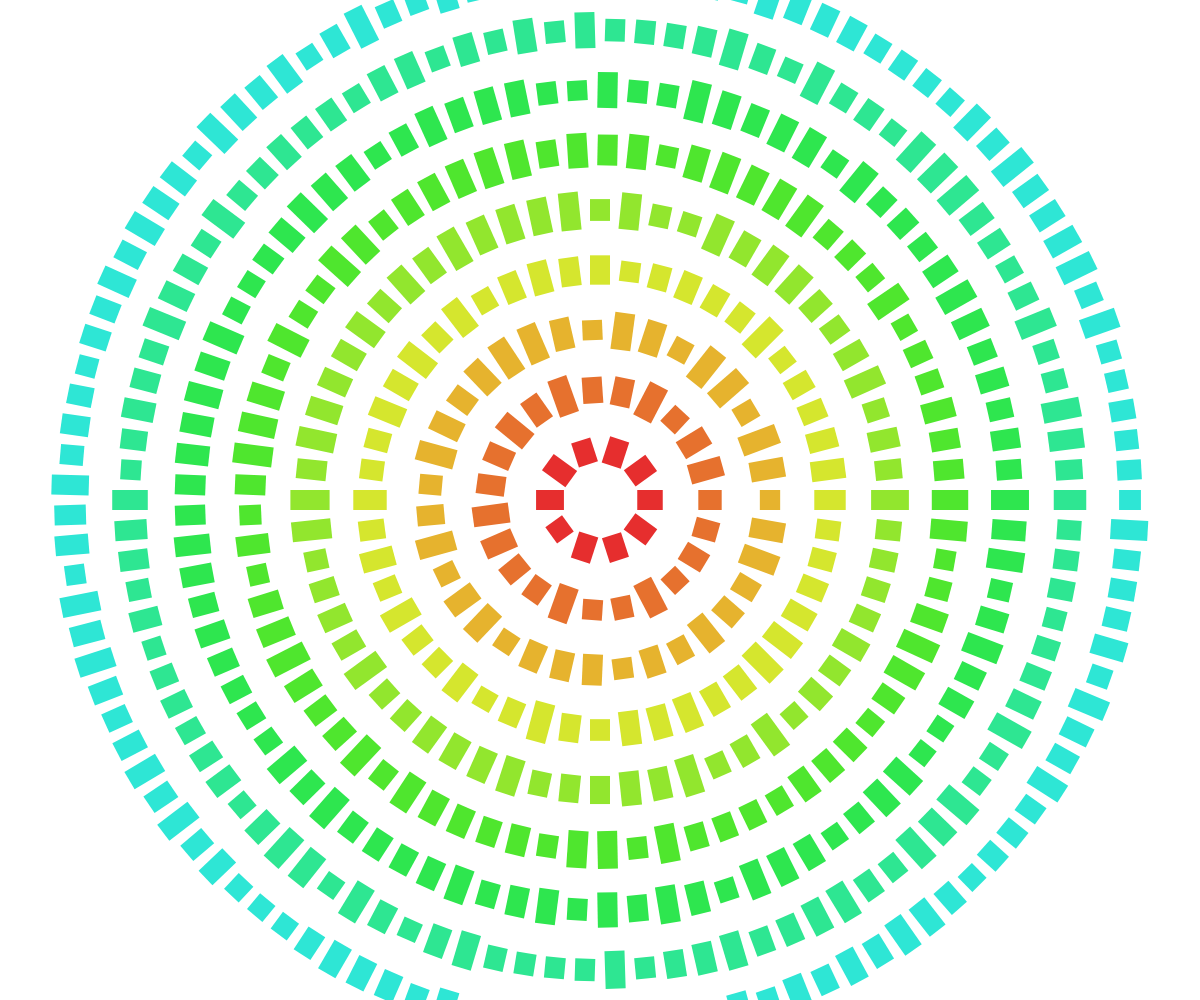
Frame 1 (no input)
Frame 60 (no input): identical to frame 1, image omitted
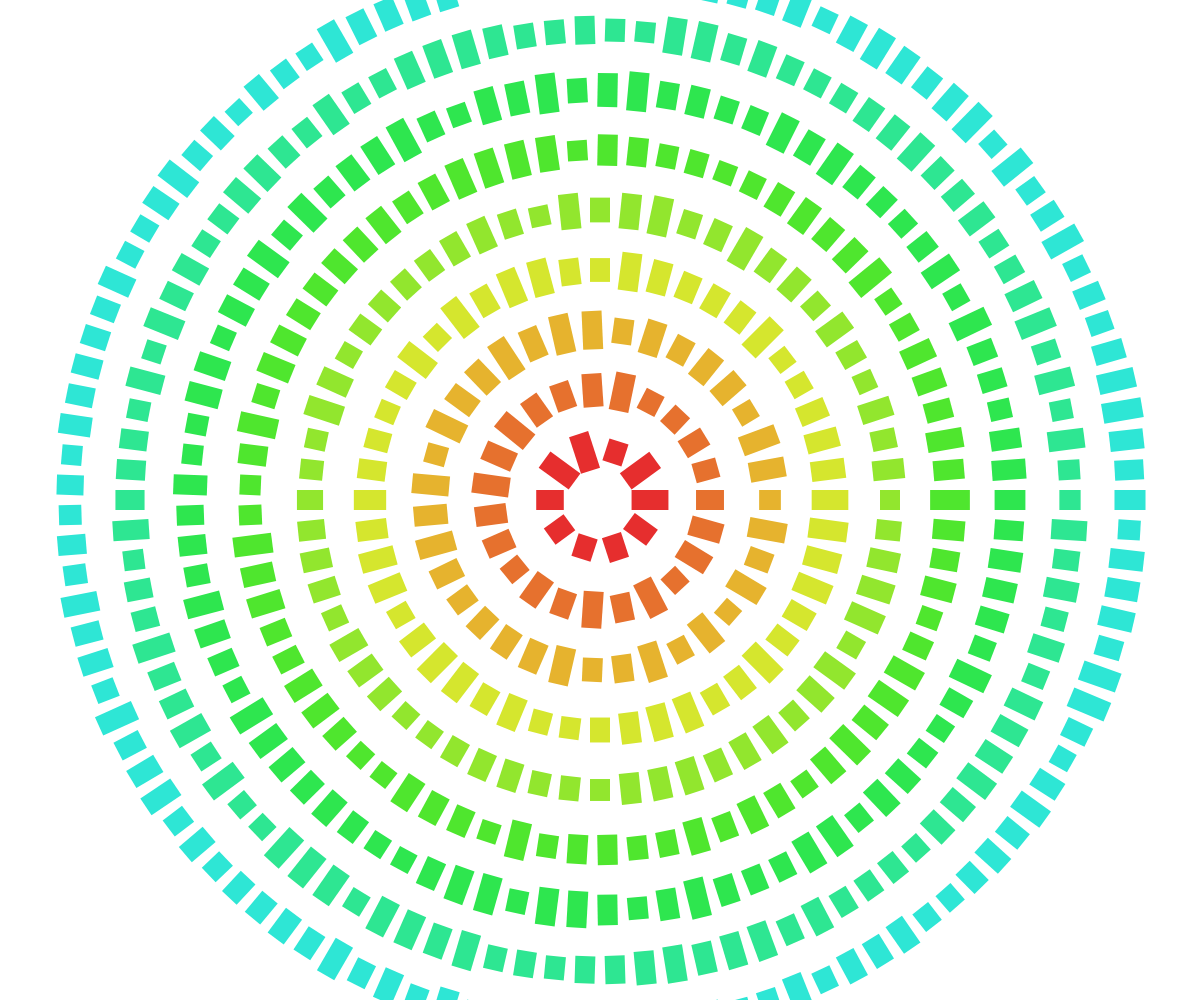
Frame 120 (the mouse pressed at the canvas centre since frame 60)

The p5.js sketch that drew these frames (run headless with seeded random() and noise() and a simulated clock; from frame 60 on, the mouse is pressed at the canvas centre):

// p5.js sketch
// ── sketch.js
let startRadius = 50;
let radiusIncrement = 60; // each circle is 60 pixels larger than the previous circle.
let barWidth = 20; // rectangle width
let spacing = 10; // the rectangles are spaced 10 pixels apart
let seed = 100;

function setup() {
  createCanvas(windowWidth, windowHeight);
  angleMode(DEGREES);
  colorMode(HSB, 360, 100, 100); 
}

function draw() {
  background(250);
  randomSeed(seed);
  translate(width / 2, height / 2);

  // caculate how many circles can fill the canvas
  let maxRadius = max(width, height) / 2;
  let numCircles = floor((maxRadius - startRadius) / radiusIncrement);

  //loop：draw each circle
  for (let circle = 0; circle < numCircles; circle++) {
    let radius = startRadius + circle * radiusIncrement;

    // Calculate the circumference of the current circle
    let circumference = 2 * PI * radius;
    
    // Calculate how many rectangles can fit in this circle
    let barsPerCircle = floor(circumference / (barWidth + spacing));
 
    // draw rectangle
    for (let i = 0; i < barsPerCircle; i++) {
      
      push();
      // Calculate the angle of each rectangle
      let angle = (360 / barsPerCircle) * i;

      let minLength = 20; // minimum length of rectangle
      let maxLength = min(40, radius); // maximum length of rectangle
      let barLength = random(minLength, maxLength);
      // generate random length

      // rotate and move to the correct position
      rotate(angle);
      translate(radius, 0);
      
      let hue = map(radius, startRadius, maxRadius, 0, 200);
      fill(hue, 80, 90);
      
       // fill(random(100,250), 80, 90);  

      //draw rectangle
    
      noStroke();
      rectMode(CENTER);
      rect(0, 0, barLength, barWidth);

      pop();
    }
  }
}

function windowResized() {
  resizeCanvas(windowWidth, windowHeight);
}

function mousePressed() {
  seed = random(50000);
}
